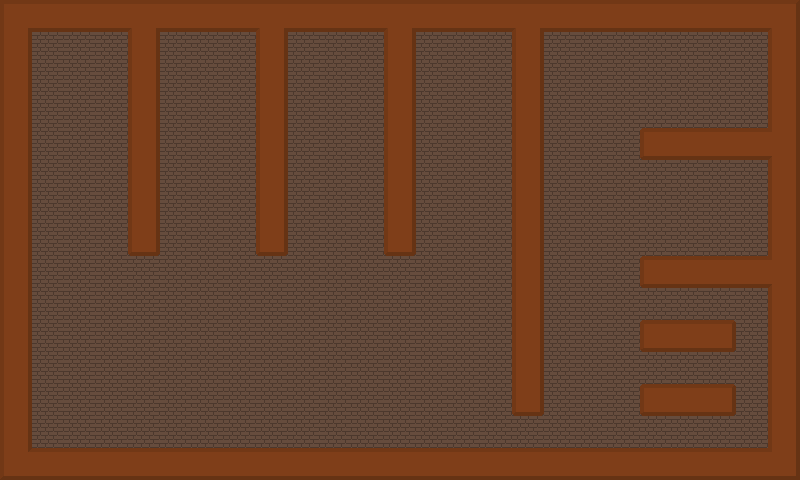

The image is a tile-based game level rendered from a .tmx file. Its description and source (layers, tilesets, objects; grid data summarised) follow:
An orthogonal 25x15 tile map with 32x32 px tiles, 2 tile layers (floor, walls) and 54 objects (15x message, 12x hdoor, 7x key, 7x vdoor, 4x charselect, ...).

<map version="1.0" orientation="orthogonal" width="25" height="15" tilewidth="32" tileheight="32">
 <tileset firstgid="1" name="tiles" tilewidth="32" tileheight="32">
  <image source="../gfx/tiles.png" width="256" height="256" />
 </tileset>
 <layer name="floor" width="25" height="15">
  <data>[375 cells, 375 non-empty, 1 distinct tile ids]</data>
 </layer>
 <layer name="walls" width="25" height="15">
  <data>[375 cells, 123 non-empty, 11 distinct tile ids]</data>
 </layer>
 <objectgroup name="entities" width="25" height="15">
  <object name="start" type="start" x="256" y="384" width="32" height="32" />
  <object name="warrior" type="charselect" x="64" y="160" width="32" height="32" />
  <object name="valkyrie" type="charselect" x="192" y="160" width="32" height="32" />
  <object name="elf" type="charselect" x="320" y="160" width="32" height="32" />
  <object name="wizard" type="charselect" x="448" y="160" width="32" height="32" />
  <object name="door1" type="hdoor" x="32" y="224" width="32" height="32" />
  <object name="door1" type="hdoor" x="64" y="224" width="32" height="32" />
  <object name="door1" type="hdoor" x="96" y="224" width="32" height="32" />
  <object name="door2" type="hdoor" x="160" y="224" width="32" height="32" />
  <object name="door2" type="hdoor" x="192" y="224" width="32" height="32" />
  <object name="door2" type="hdoor" x="224" y="224" width="32" height="32" />
  <object name="door3" type="hdoor" x="288" y="224" width="32" height="32" />
  <object name="door3" type="hdoor" x="320" y="224" width="32" height="32" />
  <object name="door3" type="hdoor" x="352" y="224" width="32" height="32" />
  <object name="door4" type="hdoor" x="416" y="224" width="32" height="32" />
  <object name="door4" type="hdoor" x="448" y="224" width="32" height="32" />
  <object name="door4" type="hdoor" x="480" y="224" width="32" height="32" />
  <object name="key1" type="key" x="64" y="288" width="32" height="32" />
  <object name="key2" type="key" x="192" y="288" width="32" height="32" />
  <object name="key3" type="key" x="320" y="288" width="32" height="32" />
  <object name="key4" type="key" x="448" y="288" width="32" height="32" />
  <object name="exit1" type="exit" x="64" y="32" width="32" height="32" />
  <object name="exit1" type="exit" x="192" y="32" width="32" height="32" />
  <object name="exit1" type="exit" x="320" y="32" width="32" height="32" />
  <object name="exit1" type="exit" x="448" y="32" width="32" height="32" />
  <object name="hint_warrior" type="message" x="32" y="256" width="32" height="32" />
  <object name="hint_warrior" type="message" x="64" y="256" width="32" height="32" />
  <object name="hint_warrior" type="message" x="96" y="256" width="32" height="32" />
  <object name="hint_valkyrie" type="message" x="160" y="256" width="32" height="32" />
  <object name="hint_valkyrie" type="message" x="192" y="256" width="32" height="32" />
  <object name="hint_valkyrie" type="message" x="224" y="256" width="32" height="32" />
  <object name="hint_elf" type="message" x="288" y="256" width="32" height="32" />
  <object name="hint_elf" type="message" x="320" y="256" width="32" height="32" />
  <object name="hint_elf" type="message" x="352" y="256" width="32" height="32" />
  <object name="hint_wizard" type="message" x="416" y="256" width="32" height="32" />
  <object name="hint_wizard" type="message" x="448" y="256" width="32" height="32" />
  <object name="hint_wizard" type="message" x="480" y="256" width="32" height="32" />
  <object name="hint_move" type="message" x="256" y="384" width="32" height="32" />
  <object name="hint_selectchar" type="message" x="256" y="384" width="32" height="32" />
  <object name="door5" type="vdoor" x="512" y="416" width="32" height="32" />
  <object name="key5" type="key" x="480" y="384" width="32" height="32" />
  <object name="hint_training" type="message" x="480" y="416" width="32" height="32" />
  <object name="door6" type="vdoor" x="640" y="160" width="32" height="32" />
  <object name="door6" type="vdoor" x="640" y="192" width="32" height="32" />
  <object name="door6" type="vdoor" x="640" y="224" width="32" height="32" />
  <object name="door7" type="vdoor" x="640" y="32" width="32" height="32" />
  <object name="door7" type="vdoor" x="640" y="64" width="32" height="32" />
  <object name="door7" type="vdoor" x="640" y="96" width="32" height="32" />
  <object name="gen1" type="gen_ghost" x="704" y="192" width="32" height="32" />
  <object name="gen2" type="gen_demon" x="704" y="64" width="32" height="32" />
  <object name="key6" type="key" x="608" y="192" width="32" height="32" />
  <object name="key7" type="key" x="608" y="64" width="32" height="32" />
  <object name="health1" type="health" x="736" y="192" width="32" height="32" />
  <object name="health2" type="health" x="736" y="64" width="32" height="32" />
 </objectgroup>
</map>
